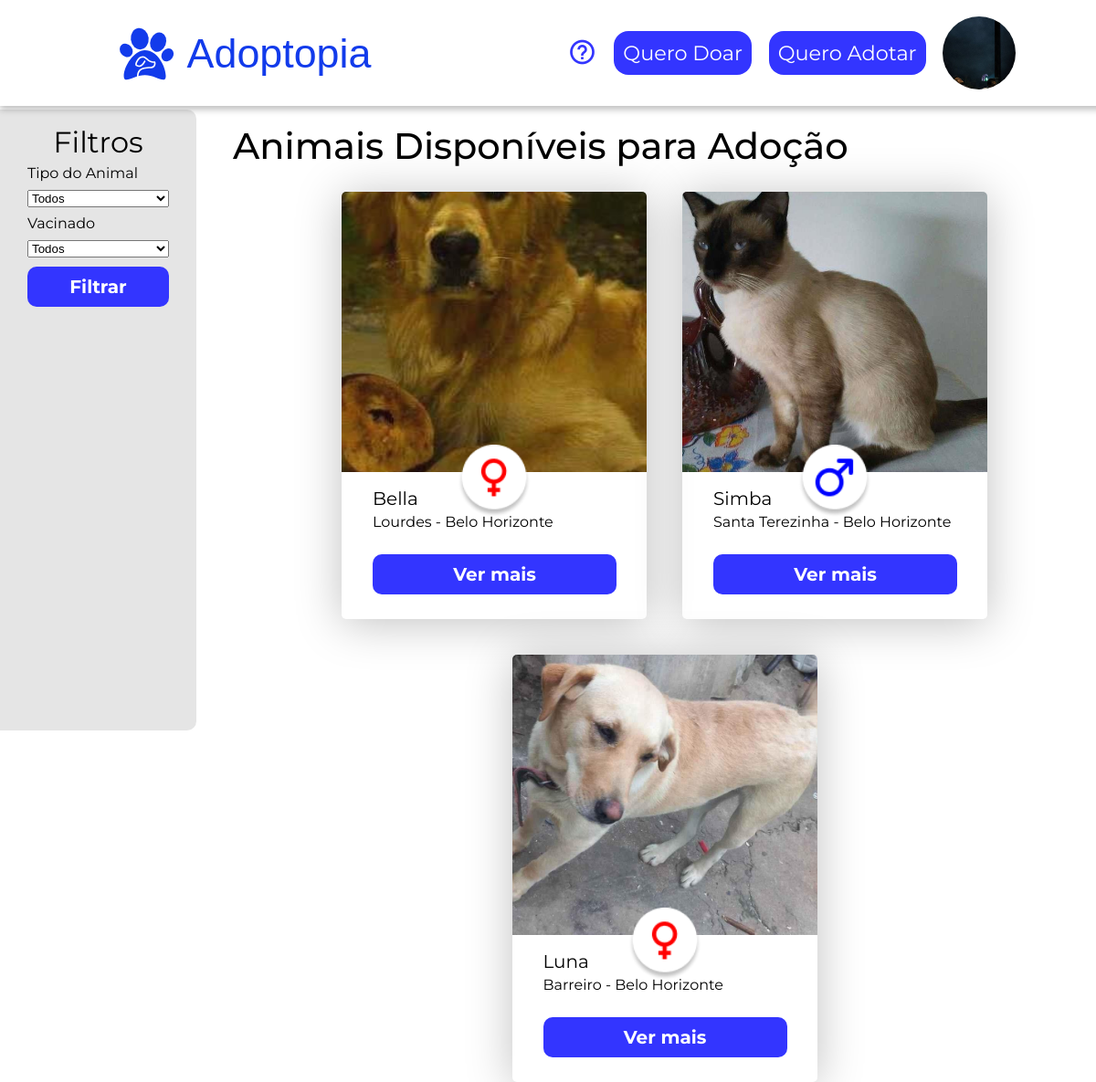
Page /quero-adotar.php (signed in) on the committed database.
### tables this page shows
CREATE TABLE `animais` (
  `id` int(11) NOT NULL,
  `nome` varchar(100) NOT NULL,
  `idade` int(11) NOT NULL,
  `tipo_animal` varchar(255) NOT NULL,
  `raca` varchar(50) NOT NULL,
  `cor` varchar(20) NOT NULL,
  `porte` varchar(20) NOT NULL,
  `sexo` char(1) NOT NULL,
  `vacinado` char(1) NOT NULL,
  `castrado` char(1) NOT NULL,
  `patologia` varchar(200) NOT NULL,
  `cidade` varchar(255) NOT NULL,
  `localizacao` text NOT NULL,
  `descricao` text NOT NULL,
  `data_cadastro` timestamp NOT NULL DEFAULT CURRENT_TIMESTAMP,
  `imagem` varchar(255) NOT NULL
);

### post-animal.php (the view, shortened to what this page needs)
<div class="post-animal flex-column">
    <img src="<?php echo $animal['imagem'] ?>" alt="<?php echo $animal['nome'] ?>" class="post-animal-img">
    <p class="post-animal-nome">
        <?php echo $animal['nome'] ?>
    </p>
    <p class="post-animal-descricao">
        <?php echo $animal['localizacao'] . " - " . $animal['cidade'] ?>
    </p>
    <img src="
                            <?php
                            if ($animal['sexo'] == 'M') {
                                echo "imgs/macho.png";
                            } else {
                                echo "imgs/femea.png";
                            }
                            ?>" alt="" class="post-animal-sexo">
    <button id="button-vermais" class="post-animal-button">Ver mais</button>
</div>

### quero-adotar.php (shortened to what this page needs)
<?php
include("conexao.php");
?>
<!DOCTYPE html>
<html lang="pt-BR">
<?php include 'head.php' ?>
<body>
    <?php include 'header.php' ?>
    <main class="principal-quero-doar flex-row">
        <aside class="barra-lateral-filtros">
            <h1 class="titulo-filtros j-content flex-column align-itens">Filtros</h1>
            <form method="get" class="form-filtro flex-column">
                <label>Tipo do Animal</label>
                <select name="tipo-animal">
                    <option value="">Todos</option>
                </select>
                <label>Vacinado</label>
                <select name="vacinado">
                    <option value="">Todos</option>
                </select>
                <button class="filtrar-button" type="submit">Filtrar</button>
            </form>
        </aside>
        <div class="principal-conteudo-quedo-doar flex-column">
            <h2 class="titulos-paginas">Animais Disponíveis para Adoção</h2>
            <section class="animais-disponiveis flex-row j-content">
                <?php
                $sql = "SELECT * FROM animais";
                $stmt = $mysqli->prepare($sql);
                if ($stmt) {
                    $stmt->execute();
                    $result = $stmt->get_result();
                    if ($result->num_rows > 0) {
                        while ($animal = $result->fetch_assoc()) {
                            include("post-animal.php");
                        }
                    } else {
                        echo '<p>Nenhum animal disponível para adoção no momento.</p>';
                    }
                } else {
                    echo '<p>Ocorreu um erro ao buscar os animais disponíveis.</p>';
                }
                ?>
            </section>
        </div>
    </main>
</body>
</html>

### head.php (shortened to what this page needs)
<head>
    <link rel="stylesheet" href="css/reset.css">
    <link rel="stylesheet" href="css/styles.css">
    <link href='https://unpkg.com/boxicons@2.1.4/css/boxicons.min.css' rel='stylesheet'>
</head>

### header.php (shortened to what this page needs)
<header>
    <nav class="navigation">
        <a href="index.php" class="logo">
            <img src="imgs/logo-only.svg" alt="logo">
            <h1 class="text-logo">Adoptopia</h1>
        </a>
        <ul class="nav-menu">
            <li><a href="perguntas.php"><i class='bx bx-help-circle'></i></a></li>
            <li class="nav-item"><a href="quero-doar.php">Quero Doar</a></li>
            <li class="nav-item"><a href="quero-adotar.php">Quero Adotar</a></li>
            <?php include 'user.php' ?>
        </ul>
    </nav>
</header>

### user.php (shortened to what this page needs)
<?php if (!isset($_SESSION['id'])) {
    ?>
    <li class="nav-item"><a href="cadastro.php">Cadastrar</a></li>
    <li class="nav-item"><a href="login.php">Entrar</a></li>
<?php } else {
    $primeiroNome = explode(' ', $nomeCompleto)[0]; ?>
    <img class="foto-user" src="<?php echo "uploads/" . $_SESSION['imagem']?>" onclick="toggleMenu()">
<?php } ?>

### css/styles.css (style rules this page uses)
:root { --color-defaultB: #000; --color-defaultW: #fff; --color-principal: #0003ff; --color-principal2: #3335ff; --color-principal3: #4162EF; --font-default: 'Montserrat', sans-serif; }
body { display: flex; flex-direction: column; min-height: 100vh; width: 100%; font-family: var(--font-default); }
.flex-column { display: flex; flex-direction: column; }
.flex-row { display: flex; flex-direction: row; }
.align-itens { align-items: center; }
.j-content { justify-content: center; }
.titulos-paginas { font-size: 2.5em; margin-bottom: 30px; font-weight: 500; }
.principal-quero-doar { gap: 40px; }
.principal-conteudo-quedo-doar { margin-top: 20px; }
.barra-lateral-filtros { padding: 20px; border-radius: 0px 10px 10px 0px; height: 80vh; width: 200px; background-color: rgba(0, 0, 0, 0.1); }
.titulo-filtros { font-size: 2em; }
.form-filtro { margin: 10px; gap: 10px; }
.filtrar-button { height: 44px; border: none; background-color: var(--color-principal2); color: var(--color-defaultW); font-size: 1.25em; font-weight: bold; border-radius: 10px; width: 100%; font-family: var(--font-default); }
.animais-disponiveis { gap: 39px; flex-wrap: wrap; }
.post-animal { position: relative; width: 334px; height: 468px; border-radius: 5px; box-shadow: 0px 4px 50px rgba(0, 0, 0, 0.25); }
.post-animal-nome { margin: 19px 0px 0px 34px; font-size: 1.25em; }
.post-animal-descricao { margin: 8px 0px 0px 34px; }
.post-animal-sexo { position: absolute; top: 277px; left: 127px; width: 80px; }
.post-animal-button { height: 44px; border: none; background-color: var(--color-principal2); color: var(--color-defaultW); font-size: 1.25em; font-weight: bold; border-radius: 10px; width: 80%; margin: 27px 0px 0px 34px; font-family: var(--font-default); cursor: pointer; transition: all 0.2s ease-out; }
.post-animal-img { border-radius: 5px 5px 0px 0px; height: 307px; object-fit: cover; }
.foto-user { width: 80px; height: 80px; object-fit: cover; border-radius: 50%; cursor: pointer; transition: ease-out 0.2s; }
main { margin-top: 120px; }
.navigation { min-height: 70px; z-index: 90; position: fixed; width: 100%; display: flex; align-items: center; justify-content: space-around; padding: 15px; background: var(--color-defaultW); box-shadow: 0px 4px 7px 0px rgba(0, 0, 0, 0.25); }
.navigation .logo { display: flex; align-items: center; gap: 0.75rem; text-decoration: none; }
.navigation .logo img { width: 4.0625rem; height: 3.6875rem; }
.navigation .logo .text-logo { color: var(--primary, #123BEB); font-family: 'Simply Rounded', sans-serif; font-size: 2.800rem; }
.navigation .nav-menu { display: flex; align-items: center; gap: 1.18rem; font-size: 1.4em; }
.navigation .nav-menu .nav-item a { padding: 0.62rem; background-color: var(--color-principal2); border-radius: 1rem; text-decoration: none; color: var(--color-defaultW); transition: 0.2s ease; }
.navigation .nav-menu i { cursor: pointer; font-size: 2rem; color: var(--color-principal2); }
@media (max-width: 1280px) { .navigation { padding: 18px 20px; transition: 0.3s ease-in-out; } }

### rows in the picture
animais: imagem (picture), nome "Bella", localizacao "Lourdes", cidade "Belo Horizonte"
animais: imagem (picture), nome "Simba", localizacao "Santa Terezinha", cidade "Belo Horizonte"
animais: imagem (picture), nome "Luna", localizacao "Barreiro", cidade "Belo Horizonte"
